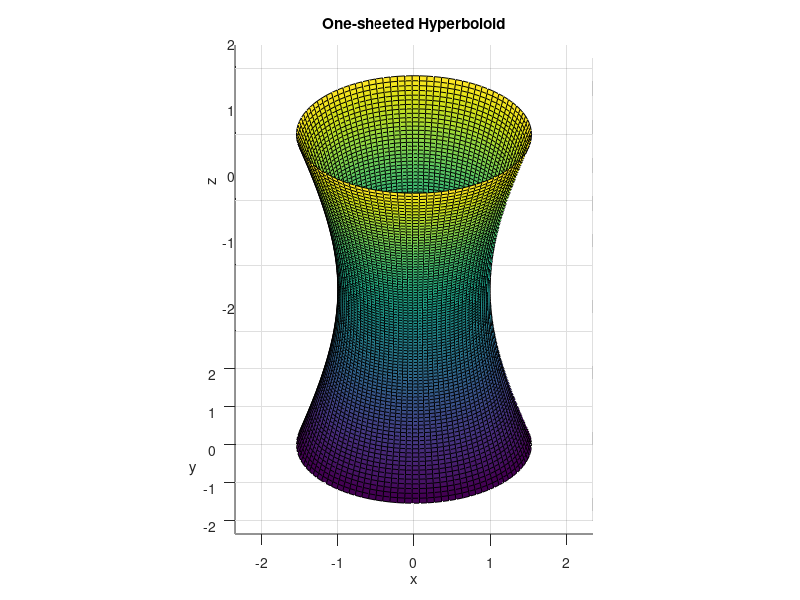

Write the MATLAB code that produced this figure.
a = 1; b = 1; c = 2;
u = linspace(0, 2*pi, 100);
v = linspace(-1, 1, 100);
[u, v] = meshgrid(u, v);

x = a * cosh(v) .* cos(u);
y = b * cosh(v) .* sin(u);
z = c * sinh(v);

surf(x, y, z)
axis equal
xlabel('x'), ylabel('y'), zlabel('z')
title('One-sheeted Hyperboloid')

for az = 0:1:360
  view(az, 30);
  pause(0.01);
end
